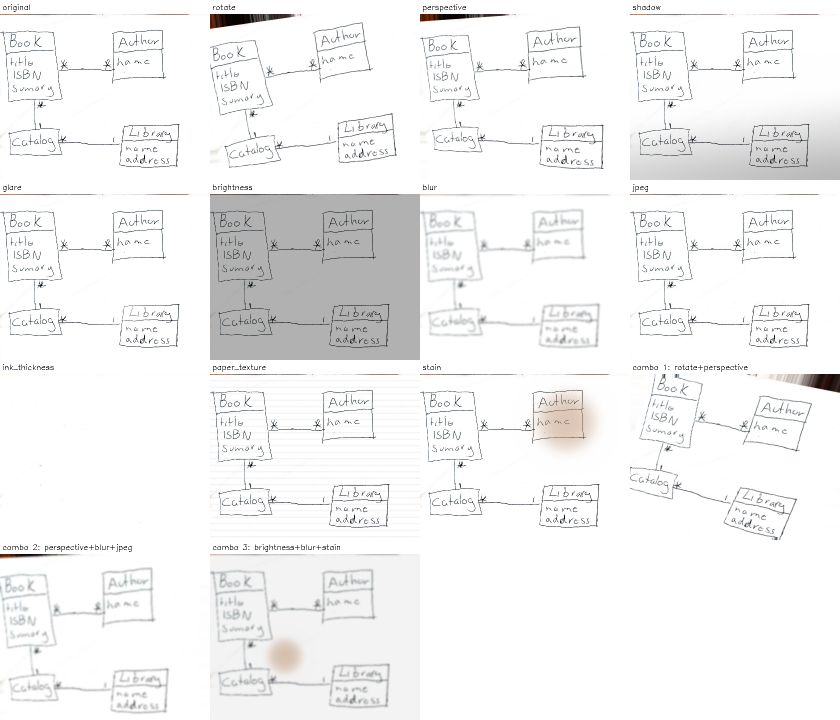
#> input picture reports/figures/p1_augmentation_grid.png, 1680 x 1440 px (shown at 1/2 size)
$ python augment.py --source ../../reports/figures/p1_augmentation_grid.png
#> lines starting #> are read from the running program, lines starting #| are printed output that depends on the picture
### src/utils/seed.py
"""Phase 0.1.6 — determinism harness.

Every experiment in DreamScript is comparable only if repeated runs of the same script
produce byte-identical metrics. This module is the single place that pins randomness.

    from src.utils.seed import set_seed
    set_seed(42, deterministic=True)

`PYTHONHASHSEED` must be set *before* the interpreter starts to affect string hashing, so
`set_seed` re-execs the process once if it is unset. Call it as the first statement in an
entry point, before importing anything that samples randomness at import time.
"""

from __future__ import annotations

import contextlib
import os
import random
import sys
import warnings

DEFAULT_SEED = 42


def hashseed_effective(seed: int = DEFAULT_SEED) -> bool:
    """Whether string hashing in *this* interpreter is actually pinned to `seed`.

    The distinction this function exists for: setting `PYTHONHASHSEED` in `os.environ` after the
    interpreter has started changes what child processes see and changes nothing at all about
    this one. `set_seed` did exactly that and returned as if it had worked.
    """
    return os.environ.get("PYTHONHASHSEED") == str(seed)


# [13 lines left out: function ensure_hashseed, not called in this run]


def set_seed(seed: int = DEFAULT_SEED, *, deterministic: bool = True, strict: bool = False) -> int:
    """Seed python, numpy and torch; optionally force deterministic cuDNN kernels.

    Returns the seed so callers can log it. Safe to call when torch is not installed.

    **It cannot pin string hashing and no longer implies that it can.** This used to be
    `os.environ.setdefault("PYTHONHASHSEED", ...)`, which after interpreter start affects child
    processes and nothing in this one - the fact stated in this module's own docstring, three
    lines above the code that ignored it. The assignment stays, because children do inherit it;
    what is new is that a run which is *not* hash-pinned says so instead of looking seeded.
    `ensure_hashseed` is the fix, and `utils.cli.main` calls it for every stage entry point.

    `strict` chooses what torch does when an operation has no deterministic implementation:
    raise (True) or warn and carry on (False, the default). Not a preference - several ops on
    this project's CUDA training path have no deterministic kernel, so `strict=True` refuses to
    train rather than training reproducibly. It is a parameter so a measurement that needs the
    stronger guarantee can ask for it and find out.
    """
    if not hashseed_effective(seed):
        warnings.warn(
            f"PYTHONHASHSEED is {os.environ.get('PYTHONHASHSEED')!r}, not {seed!r}: string "
            "hashing in this process is not pinned and anything ordered by it may differ "
            "between runs. Call src.utils.seed.ensure_hashseed() from the entry point.",
            RuntimeWarning,
            stacklevel=2,
        )
    # Still set, so subprocesses this run spawns inherit it even though this one cannot use it.
    os.environ["PYTHONHASHSEED"] = str(seed)
    random.seed(seed)

    try:
        import numpy as np

        np.random.seed(seed)
    except ImportError:  # numpy is a hard dep, but keep the util importable regardless
        pass

    try:
        import torch
    except ImportError:
        return seed

    torch.manual_seed(seed)
    torch.cuda.manual_seed_all(seed)

    if deterministic:
        torch.backends.cudnn.deterministic = True
        torch.backends.cudnn.benchmark = False
        # cuBLAS needs this workspace config for deterministic matmuls on CUDA >= 10.2.
        os.environ.setdefault("CUBLAS_WORKSPACE_CONFIG", ":4096:8")
        with contextlib.suppress(Exception):  # older torch builds lack this switch
            torch.use_deterministic_algorithms(True, warn_only=not strict)
    else:
        torch.backends.cudnn.benchmark = True

    return seed

### src/ingest/augment.py
"""Phase 1.3.6 — the augmentation policy.

Augmentation here is not generic image jitter. Each transform reproduces a **specific real
failure** the pipeline must survive, and each one is traceable to a row of the capture
protocol (`docs/collection/capture_protocol.md`) or a risk in `docs/risks.md`:

| transform | reproduces | risk |
| :--- | :--- | :--- |
| `rotate` | a page photographed slightly turned | V2 |
| `perspective` | an oblique phone shot | V2 |
| `shadow` | a hand shadow across the page | V1 |
| `glare` | a lamp reflecting off the paper | V1 |
| `brightness` | a dim or over-lit room | V1 |
| `blur` | camera shake and misfocus | V1 |
| `jpeg` | recompression by a phone or messaging app | V1 |
| `ink_thickness` | a different pen: erode/dilate the strokes | media (1.2.8) |
| `paper_texture` | ruled or textured paper under the drawing | V3 |
| `stain` | a coffee ring or smudge occluding part of the drawing | V5 |

**The strokes are never invented.** Every transform degrades an existing real drawing; none
of them draw a shape that a person did not draw.

    python -m src.ingest.augment --demo    # write a visual grid to reports/figures/
"""

from __future__ import annotations

import argparse
import sys
from dataclasses import dataclass

import cv2
import numpy as np

from src.utils.config import ROOT
from src.utils.seed import set_seed

FIGURE = ROOT / "reports" / "figures" / "p1_augmentation_grid.png"


@dataclass(frozen=True)
class Policy:
    """Ranges are deliberately conservative: augmentation must not destroy legibility.

    An augmented image a human could not read is not a hard example, it is a wrong label.
    """

    rotate_deg: float = 15.0
    perspective: float = 0.06
    shadow_strength: float = 0.45
    glare_strength: float = 0.55
    brightness: tuple[float, float] = (0.65, 1.35)
    blur_max: int = 5
    jpeg_quality: tuple[int, int] = (35, 95)
    thickness_iter: int = 1
    texture_strength: float = 0.20
    stain_radius: tuple[float, float] = (0.08, 0.22)


DEFAULT = Policy()


def rotate(img: np.ndarray, rng: np.random.Generator, p: Policy = DEFAULT) -> np.ndarray:
    angle = float(rng.uniform(-p.rotate_deg, p.rotate_deg))
    h, w = img.shape[:2]
    m = cv2.getRotationMatrix2D((w / 2, h / 2), angle, 1.0)
    return cv2.warpAffine(img, m, (w, h), borderMode=cv2.BORDER_REPLICATE)


def perspective(img: np.ndarray, rng: np.random.Generator, p: Policy = DEFAULT) -> np.ndarray:
    h, w = img.shape[:2]
    d = p.perspective
    src = np.float32([[0, 0], [w, 0], [w, h], [0, h]])
    # float32 is required by getPerspectiveTransform; the multiply promotes to float64.
    dst = (src + rng.uniform(-d, d, src.shape).astype(np.float32) * [w, h]).astype(np.float32)
    m = cv2.getPerspectiveTransform(src, dst)
    return cv2.warpPerspective(img, m, (w, h), borderMode=cv2.BORDER_REPLICATE)


def shadow(img: np.ndarray, rng: np.random.Generator, p: Policy = DEFAULT) -> np.ndarray:
    """A soft linear gradient, like a hand or body blocking the light."""
    h, w = img.shape[:2]
    yy, xx = np.mgrid[0:h, 0:w].astype(np.float32)
    ang = float(rng.uniform(0, np.pi))
    proj = xx * np.cos(ang) + yy * np.sin(ang)
    proj = (proj - proj.min()) / max(float(np.ptp(proj)), 1e-6)
    strength = float(rng.uniform(0.2, p.shadow_strength))
    mask = 1.0 - strength * np.clip((proj - rng.uniform(0.2, 0.6)) * 2.5, 0, 1)
    mask = cv2.GaussianBlur(mask, (0, 0), sigmaX=w * 0.05)
    out = img.astype(np.float32) * (mask[..., None] if img.ndim == 3 else mask)
    return np.clip(out, 0, 255).astype(np.uint8)


def glare(img: np.ndarray, rng: np.random.Generator, p: Policy = DEFAULT) -> np.ndarray:
    """A bright elliptical hotspot that washes strokes out, as on glossy paper."""
    h, w = img.shape[:2]
    cx, cy = rng.uniform(0.2, 0.8) * w, rng.uniform(0.2, 0.8) * h
    rx, ry = rng.uniform(0.15, 0.35) * w, rng.uniform(0.15, 0.35) * h
    yy, xx = np.mgrid[0:h, 0:w].astype(np.float32)
    d = ((xx - cx) / rx) ** 2 + ((yy - cy) / ry) ** 2
    hotspot = np.clip(1.0 - d, 0, 1) ** 2 * float(rng.uniform(0.3, p.glare_strength))
    hotspot = cv2.GaussianBlur(hotspot, (0, 0), sigmaX=w * 0.02)
    base = img.astype(np.float32)
    out = base + (255 - base) * (hotspot[..., None] if img.ndim == 3 else hotspot)
    return np.clip(out, 0, 255).astype(np.uint8)


def brightness(img: np.ndarray, rng: np.random.Generator, p: Policy = DEFAULT) -> np.ndarray:
    f = float(rng.uniform(*p.brightness))
    return np.clip(img.astype(np.float32) * f, 0, 255).astype(np.uint8)


def blur(img: np.ndarray, rng: np.random.Generator, p: Policy = DEFAULT) -> np.ndarray:
    k = int(rng.integers(1, p.blur_max + 1)) * 2 + 1
    return cv2.GaussianBlur(img, (k, k), 0)


def jpeg(img: np.ndarray, rng: np.random.Generator, p: Policy = DEFAULT) -> np.ndarray:
    q = int(rng.integers(*p.jpeg_quality))
    ok, buf = cv2.imencode(".jpg", img, [cv2.IMWRITE_JPEG_QUALITY, q])
    return cv2.imdecode(buf, cv2.IMREAD_UNCHANGED) if ok else img


def ink_thickness(img: np.ndarray, rng: np.random.Generator, p: Policy = DEFAULT) -> np.ndarray:
    """Erode or dilate the *ink*, simulating a finer or fatter pen.

    Ink is dark, so a morphological erode on the image thickens strokes and dilate thins
    them - the operations are inverted relative to the usual binary-mask intuition.
    """
    k = np.ones((3, 3), np.uint8)
    it = int(p.thickness_iter)
    return (
        cv2.erode(img, k, iterations=it)
        if rng.random() < 0.5
        else cv2.dilate(img, k, iterations=it)
    )


def paper_texture(img: np.ndarray, rng: np.random.Generator, p: Policy = DEFAULT) -> np.ndarray:
    """Overlay ruled lines or a grid, the false structure of notebook paper (risk V3)."""
    h, w = img.shape[:2]
    overlay = np.full((h, w), 255, np.float32)
    spacing = int(rng.integers(h // 30, max(h // 12, h // 30 + 2)))
    darkness = 255 * float(rng.uniform(0.05, p.texture_strength))
    for y in range(spacing, h, spacing):
        overlay[y : y + 1, :] -= darkness
    if rng.random() < 0.4:  # squared paper as well as ruled
        for x in range(spacing, w, spacing):
            overlay[:, x : x + 1] -= darkness
    overlay = cv2.GaussianBlur(overlay, (3, 3), 0) / 255.0
    out = img.astype(np.float32) * (overlay[..., None] if img.ndim == 3 else overlay)
    return np.clip(out, 0, 255).astype(np.uint8)


def stain(img: np.ndarray, rng: np.random.Generator, p: Policy = DEFAULT) -> np.ndarray:
    """A translucent blot occluding part of the drawing (risk V5)."""
    h, w = img.shape[:2]
    out = img.astype(np.float32)
    r = float(rng.uniform(*p.stain_radius)) * min(h, w)
    cx, cy = rng.uniform(0.15, 0.85) * w, rng.uniform(0.15, 0.85) * h
    yy, xx = np.mgrid[0:h, 0:w].astype(np.float32)
    d = np.sqrt((xx - cx) ** 2 + (yy - cy) ** 2)
    ring = np.clip(1 - (d / r) ** 3, 0, 1) * 0.55
    ring = cv2.GaussianBlur(ring, (0, 0), sigmaX=r * 0.15)
    tint = np.array([120.0, 150.0, 190.0]) if img.ndim == 3 else 150.0
    if img.ndim == 3:
        for c in range(3):
            out[..., c] = out[..., c] * (1 - ring) + tint[c] * ring
    else:
        out = out * (1 - ring) + tint * ring
    return np.clip(out, 0, 255).astype(np.uint8)


TRANSFORMS = {
    "rotate": rotate,
    "perspective": perspective,
    "shadow": shadow,
    "glare": glare,
    "brightness": brightness,
    "blur": blur,
    "jpeg": jpeg,
    "ink_thickness": ink_thickness,
    "paper_texture": paper_texture,
    "stain": stain,
}

# Probability of applying each transform in a random pipeline. Geometry and lighting are
# common; stains and heavy texture are rare, matching how often they actually occur.
PROBABILITIES = {
    "rotate": 0.5,
    "perspective": 0.4,
    "shadow": 0.35,
    "glare": 0.2,
    "brightness": 0.5,
    "blur": 0.3,
    "jpeg": 0.4,
    "ink_thickness": 0.3,
    "paper_texture": 0.2,
    "stain": 0.1,
}


def augment(img: np.ndarray, rng: np.random.Generator | None = None, p: Policy = DEFAULT):
    """Apply a random subset of the policy. Returns the image and the transforms applied."""
    rng = rng or np.random.default_rng()
    applied = []
    out = img
    for name, fn in TRANSFORMS.items():
        if rng.random() < PROBABILITIES[name]:
            out = fn(out, rng, p)
            applied.append(name)
    return out, applied


def demo_grid(source: str | None = None, seed: int = 42):
    """Write a visual grid: original, each transform alone, then random combinations."""
    set_seed(seed)
    rng = np.random.default_rng(seed)

    if source is None:
        from src.ingest.collection import collected

        rows = collected()
        source = str(ROOT / rows[0]["path"]) if rows else str(ROOT / "tests/fixtures/flowchart.png")
    img = cv2.imread(str(source))
    if img is None:
        raise SystemExit(f"could not read {source}")
    scale = 420 / max(img.shape[:2])
    img = cv2.resize(img, None, fx=scale, fy=scale)

    panels = [("original", img)]
    panels += [(name, fn(img, rng, DEFAULT)) for name, fn in TRANSFORMS.items()]
    for i in range(3):
        out, applied = augment(img, rng)
        panels.append((f"combo {i + 1}: {'+'.join(applied) or 'none'}", out))

    cols = 4
    rows_n = (len(panels) + cols - 1) // cols
    h, w = img.shape[:2]
    pad = 28
    canvas = np.full((rows_n * (h + pad), cols * w, 3), 255, np.uint8)
    for i, (name, panel) in enumerate(panels):
        r, c = divmod(i, cols)
        y, x = r * (h + pad), c * w
        panel = cv2.resize(panel, (w, h))
        if panel.ndim == 2:
            panel = cv2.cvtColor(panel, cv2.COLOR_GRAY2BGR)
        canvas[y + pad : y + pad + h, x : x + w] = panel
        cv2.putText(canvas, name[:46], (x + 4, y + 19), cv2.FONT_HERSHEY_SIMPLEX, 0.5, (0, 0, 0), 1)

    FIGURE.parent.mkdir(parents=True, exist_ok=True)
    cv2.imwrite(str(FIGURE), canvas)
    return FIGURE, [n for n, _ in panels]


def main(argv: list[str] | None = None) -> int:
    ap = argparse.ArgumentParser(description=__doc__)
    ap.add_argument("--demo", action="store_true", help="write the visual grid")
    ap.add_argument("--source", default=None)
    ap.add_argument("--seed", type=int, default=42)
    args = ap.parse_args(argv)

    path, names = demo_grid(args.source, args.seed)
#> in demo_grid, img is the input picture: shape (1440, 1680, 3); mean B, G, R 242.7, 242.7, 242.7
#> in perspective, `h, w = img.shape[:2]`: h = 360; w = 420
#> in perspective, `src = np.float32([[0, 0], [w, 0], [w, h], [0, h]])`: src = [[0, 0], [420, 0], [420, 360], [0, 360]]
#> in perspective, `dst = (src + rng.uniform(-d, d, src.shape).astype(np.float32) * [w, h]..`: dst = [[-3.08, 15.49], [429.9, -17.53], [444, 371.3], [14.42, 343.9]]
#> in perspective, `m = cv2.getPerspectiveTransform(src, dst)`: m = [[0.871, 0.0491, -3.08], [-0.0721, 0.925, 15.49], [-0.000372, 3.66e-05, 1]]
#> in shadow, `h, w = img.shape[:2]`: h = 360; w = 420
#> in glare, `h, w = img.shape[:2]`: h = 360; w = 420
#> in glare, `cx, cy = rng.uniform(0.2, 0.8) * w, rng.uniform(0.2, 0.8) * h`: cx = 246.3; cy = 249.7
#> in glare, `rx, ry = rng.uniform(0.15, 0.35) * w, rng.uniform(0.15, 0.35) * h`: rx = 100.2; ry = 70.36
#> in glare, `hotspot = np.clip(1.0 - d, 0, 1) ** 2 * float(rng.uniform(0.3, p.glare..`:
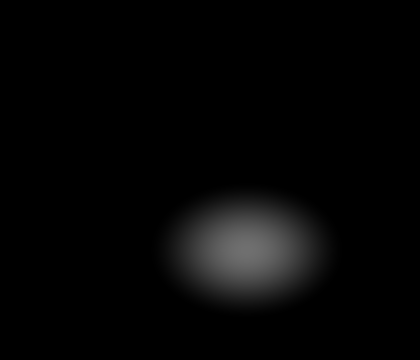
#> hotspot: shape (360, 420) float32; min 0, max 0.439, mean 0.0214
#> in brightness, `f = float(rng.uniform(*p.brightness))`: f = 0.695
#> in brightness, `return np.clip(img.astype(np.float32) * f, 0, 255).astype(np.uint8)`:
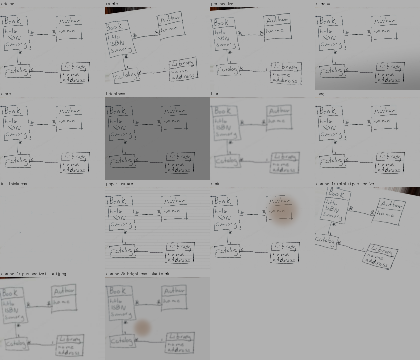
#> returned value: shape (360, 420, 3); mean of channels 0, 1, 2 168.5, 168.5, 168.5; drawn as B, G, R
#> in blur, `k = int(rng.integers(1, p.blur_max + 1)) * 2 + 1`: k = 11
#> in jpeg, `q = int(rng.integers(*p.jpeg_quality))`: q = 84
#> in ink_thickness, `k = np.ones((3, 3), np.uint8)`: k = [[1, 1, 1], [1, 1, 1], [1, 1, 1]]
#> in paper_texture, `h, w = img.shape[:2]`: h = 360; w = 420
#> in paper_texture, `spacing = int(rng.integers(h // 30, max(h // 12, h // 30 + 2)))`: spacing = 14
#> after the loop in paper_texture, `for y in range(spacing, h, spacing):`:
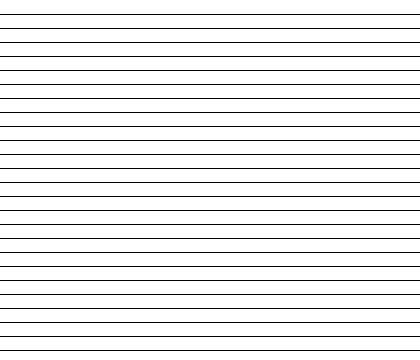
#> overlay: shape (360, 420) float32; values 228.7 (black) and 255 (white), 93.1% white; black in thin lines or dots
#> in paper_texture, `overlay = cv2.GaussianBlur(overlay, (3, 3), 0) / 255.0`:
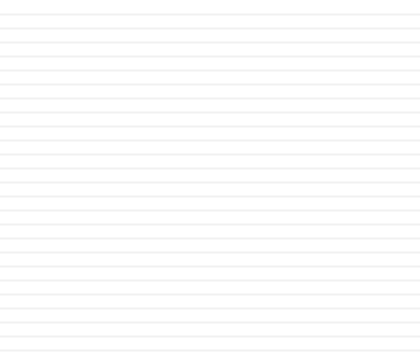
#> overlay: shape (360, 420) float32; min 0.948, max 1, mean 0.993
#> in stain, `h, w = img.shape[:2]`: h = 360; w = 420
#> in stain, `r = float(rng.uniform(*p.stain_radius)) * min(h, w)`: r = 73.81
#> in stain, `cx, cy = rng.uniform(0.15, 0.85) * w, rng.uniform(0.15, 0.85) * h`: cx = 291.8; cy = 103
#> after the loop in stain, `for c in range(3):`:
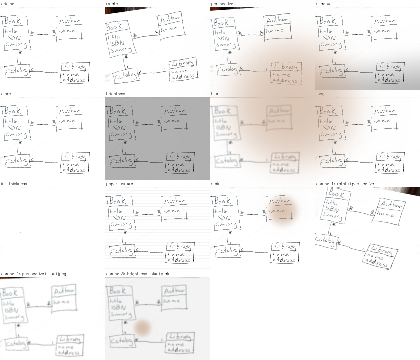
#> out: shape (360, 420, 3) float32; mean B, G, R 238.6, 239.7, 241.2
#> in demo_grid, `panels += [(name, fn(img, rng, DEFAULT)) for name, fn in TRANSFORMS.it..`: panels = 11 items
#> the loop in demo_grid, `for i in range(3):` made 3 passes
#> applied on passes 1 to 3: ['rotate', 'perspective'], ['perspective', 'blur', 'jpeg'], ['brightness', 'blur', 'stain']
#> pass 1, in demo_grid, `out, applied = augment(img, rng)`:
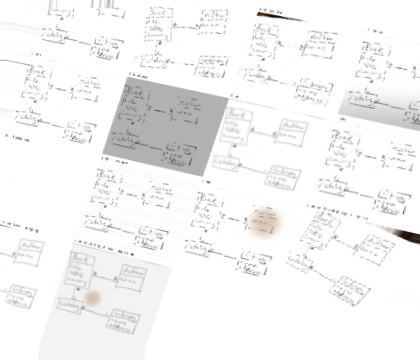
#> out: shape (360, 420, 3); mean B, G, R 243.8, 243.8, 243.7
#> after the loop in demo_grid, `for i in range(3):`: panels = 14 items
#> in demo_grid, `rows_n = (len(panels) + cols - 1) // cols`: rows_n = 4
#> the loop in demo_grid, `for i, (name, panel) in enumerate(panels):` made 14 passes
#> (name, r, c, y, x) on passes 1 to 8: ('original', 0, 0, 0, 0), ('rotate', 0, 1, 0, 420), ('perspective', 0, 2, 0, 840), ('shadow', 0, 3, 0, 1260), ('glare', 1, 0, 388, 0), ('brightness', 1, 1, 388, 420), ('blur', 1, 2, 388, 840), ('jpeg', 1, 3, 388, 1260)
#> after the loop in demo_grid, `for i, (name, panel) in enumerate(panels):`:
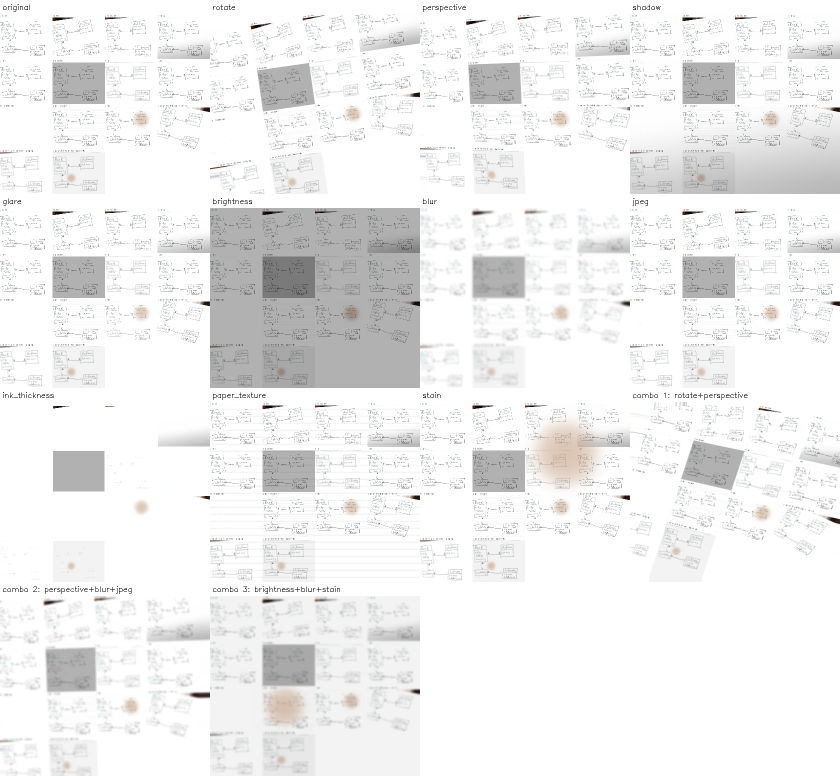
#> canvas: shape (1552, 1680, 3) (shown at 1/2 size); mean of channels 0, 1, 2 239, 239.1, 239.2; drawn as B, G, R
#> names = ['original', 'rotate', 'perspective', 'shadow', 'glare', 'brightness', 'blur', 'jpeg', 'ink_thickness', 'paper_texture', 'stain', 'combo 1: rotate+perspective', 'combo 2: perspective+blur+jpeg', 'combo 3: brightness+blur+stain']
    print(f"wrote {path.relative_to(ROOT)}")
#| wrote reports/figures/p1_augmentation_grid.png
    print(f"panels: {len(names)}")
#| panels: 14
    for n in names:
        print(f"  {n}")
#> this loop made 14 passes
#> (printed output is left out)

    checks = {
        "all_transforms_demonstrated": len(names) >= len(TRANSFORMS) + 1,
        "figure_written": path.is_file(),
        "every_transform_has_a_probability": set(TRANSFORMS) == set(PROBABILITIES),
    }
#> checks = {'all_transforms_demonstrated': True, 'figure_written': True, 'every_transform_has_a_probability': True}
    for name, ok in checks.items():
        print(f"  {'PASS' if ok else 'FAIL'}  {name}")
#> this loop made 3 passes
#> (printed output is left out)
    return 0 if all(checks.values()) else 1


if __name__ == "__main__":
    sys.exit(main())
#> (the program exits here)
